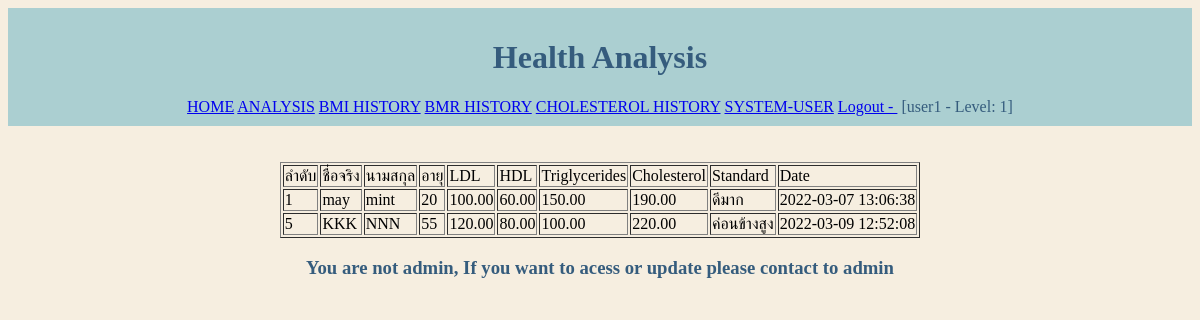
The app's page /calhistory.php (signed in) with its own data.
### tables this page shows
CREATE TABLE `historyCAL` (
  `accountcal_id` int(11) NOT NULL,
  `firstname` varchar(45) NOT NULL,
  `lastname` varchar(45) NOT NULL,
  `age` int(2) NOT NULL,
  `ldl` decimal(5,2) NOT NULL,
  `hdl` decimal(5,2) NOT NULL,
  `triglycerides` decimal(5,2) NOT NULL,
  `cholesterol` decimal(5,2) NOT NULL,
  `Standard` varchar(45) NOT NULL,
  `Date` timestamp NOT NULL DEFAULT current_timestamp()
);

### calhistory.php (the view, shortened to what this page needs)
<html lang="en">
<head>
<link type="text/css" rel="stylesheet" href="main.css">
</head>
<body>
<?php
require('config.php');
include('nav.php');
?>
    <div class="main-content">
    <br>
    <?php
$sql="SELECT * FROM historyCAL";
$result = mysqli_query($connect,$sql);
if($_SESSION['level'] == 1) {
?>
    <center>
    <table border="1">
    <tr>
        <td>ลำดับ</td>
        <td>ชื่อจริง</td>
        <td>นามสกุล</td>
        <td>อายุ</td>
        <td>LDL</td>
        <td>HDL</td>
        <td>Triglycerides</td>
        <td>Cholesterol</td>
        <td>Standard</td>
        <td>Date</td>
    </tr>
        <?php while($row= mysqli_fetch_assoc($result)) : ?>
        <tr>
        <td><?php echo $row['accountcal_id']?></td>
        <td><?php echo $row['firstname']?></td>
        <td><?php echo $row['lastname']?></td>
        <td><?php echo $row['age']?></td>
        <td><?php echo $row['ldl']?></td>
        <td><?php echo $row['hdl']?></td>
        <td><?php echo $row['triglycerides']?></td>
        <td><?php echo $row['cholesterol']?></td>
        <td><?php echo $row['Standard']?></td>
        <td><?php echo $row['Date']?></td>
        <?php endwhile ?>
    </table>
    </center>
<?php } else {
} ?>
<?php
$sql="SELECT * FROM historyCAL";
$result = mysqli_query($connect,$sql);
if($_SESSION['level'] > 3) {
?>
    <center>
    <a href="calhistory_create.php">สร้างประวัติ Cholesterol</a><br><br>
    <table border="1">
    <tr>
        <td>ลำดับ</td>
        <td>ชื่อจริง</td>
        <td>นามสกุล</td>
        <td>อายุ</td>
        <td>LDL</td>
        <td>HDL</td>
        <td>Triglycerides</td>
        <td>Cholesterol</td>
        <td>Standard</td>
        <td>Date</td>
        <?php if($_SESSION['level'] > 3) : ?>
        <td>แก้ไข</td>
        <?php endif ?>
        <?php if($_SESSION['level'] > 3) : ?>
        <td>ลบ</td>
        <?php endif ?>
    </tr>
        <?php while($row= mysqli_fetch_assoc($result)) : ?>
        <tr>
        <td><?php echo $row['accountcal_id']?></td>
        <td><?php echo $row['firstname']?></td>
        <td><?php echo $row['lastname']?></td>
        <td><?php echo $row['age']?></td>
        <td><?php echo $row['ldl']?></td>
        <td><?php echo $row['hdl']?></td>
        <td><?php echo $row['triglycerides']?></td>
        <td><?php echo $row['cholesterol']?></td>
        <td><?php echo $row['Standard']?></td>
        <td><?php echo $row['Date']?></td>
        <?php if($_SESSION['level'] > 3) : ?>
        <td><a href="calhistory_edit.php?id=<?php echo $row['accountcal_id']?>">แก้ไข</a></td>
        <?php endif ?>
        <?php if($_SESSION['level'] > 3) : ?>
        <td><a href="calhistory_delete.php?id=<?php echo $row['accountcal_id']?>">ลบ</a></td>
        <?php endif ?>
        </tr>
        <?php endwhile ?>
    </table>
    </center>
<?php } else {
    echo "<center><h3 class='error'>You are not admin, If you want to acess or update please contact to admin</h3></center>";
} ?>
    </div>
</body>
</html>

### main.css (style rules this page uses)
body { background-color:#F6EEE0; }
.index h2,h3 { color:#355C7D; }

### records on screen
historycal: accountcal_id "1", firstname "may", lastname "mint", age "20", ldl "100.00", hdl "60.00", triglycerides "150.00", cholesterol "190.00", Standard "ดีมาก", Date "2022-03-07 13:06:38"
historycal: accountcal_id "5", firstname "KKK", lastname "NNN", age "55", ldl "120.00", hdl "80.00", triglycerides "100.00", cholesterol "220.00", Standard "ค่อนข้างสูง", Date "2022-03-09 12:52:08"

### other values on screen
$_SESSION['username'] "user1"
$_SESSION['level'] "1"
